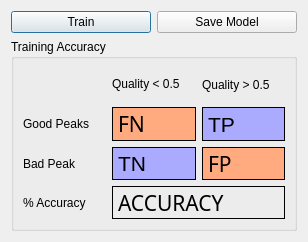
<?xml version="1.0" encoding="UTF-8"?>
<ui version="4.0">
 <class>TrainingDialog</class>
 <widget class="QDialog" name="TrainingDialog">
  <property name="geometry">
   <rect>
    <x>0</x>
    <y>0</y>
    <width>308</width>
    <height>242</height>
   </rect>
  </property>
  <property name="windowTitle">
   <string>Model Accuracy Dialog</string>
  </property>
  <layout class="QGridLayout" name="gridLayout">
   <item row="0" column="1">
    <widget class="QPushButton" name="trainButton">
     <property name="text">
      <string>Train</string>
     </property>
    </widget>
   </item>
   <item row="0" column="2">
    <widget class="QPushButton" name="saveButton">
     <property name="text">
      <string>Save Model</string>
     </property>
    </widget>
   </item>
   <item row="2" column="1" colspan="2">
    <widget class="QGroupBox" name="groupBox_2">
     <property name="title">
      <string>Training Accuracy</string>
     </property>
     <layout class="QGridLayout" name="gridLayout_3">
      <item row="2" column="2">
       <widget class="QLabel" name="TP">
        <property name="maximumSize">
         <size>
          <width>100</width>
          <height>16777215</height>
         </size>
        </property>
        <property name="font">
         <font>
          <pointsize>16</pointsize>
         </font>
        </property>
        <property name="toolTip">
         <string>True Positives</string>
        </property>
        <property name="statusTip">
         <string>TP</string>
        </property>
        <property name="layoutDirection">
         <enum>Qt::LeftToRight</enum>
        </property>
        <property name="styleSheet">
         <string notr="true">background-color: rgb(170, 170, 255)</string>
        </property>
        <property name="frameShape">
         <enum>QFrame::Box</enum>
        </property>
        <property name="text">
         <string>TP</string>
        </property>
       </widget>
      </item>
      <item row="2" column="0">
       <widget class="QLabel" name="label">
        <property name="text">
         <string>Good Peaks</string>
        </property>
       </widget>
      </item>
      <item row="3" column="0">
       <widget class="QLabel" name="label_2">
        <property name="text">
         <string>Bad Peak</string>
        </property>
       </widget>
      </item>
      <item row="2" column="1">
       <widget class="QLabel" name="FN">
        <property name="maximumSize">
         <size>
          <width>100</width>
          <height>16777215</height>
         </size>
        </property>
        <property name="font">
         <font>
          <family>AlArabiya</family>
          <pointsize>16</pointsize>
         </font>
        </property>
        <property name="toolTip">
         <string>False Negatives</string>
        </property>
        <property name="statusTip">
         <string>FN</string>
        </property>
        <property name="layoutDirection">
         <enum>Qt::RightToLeft</enum>
        </property>
        <property name="styleSheet">
         <string notr="true">background-color: rgb(255, 170, 127)</string>
        </property>
        <property name="frameShape">
         <enum>QFrame::Box</enum>
        </property>
        <property name="text">
         <string>FN</string>
        </property>
       </widget>
      </item>
      <item row="3" column="1">
       <widget class="QLabel" name="TN">
        <property name="maximumSize">
         <size>
          <width>100</width>
          <height>16777215</height>
         </size>
        </property>
        <property name="font">
         <font>
          <pointsize>16</pointsize>
         </font>
        </property>
        <property name="toolTip">
         <string>True Negatives</string>
        </property>
        <property name="statusTip">
         <string>TN</string>
        </property>
        <property name="layoutDirection">
         <enum>Qt::RightToLeft</enum>
        </property>
        <property name="autoFillBackground">
         <bool>false</bool>
        </property>
        <property name="styleSheet">
         <string notr="true">background-color: rgb(170, 170, 255)</string>
        </property>
        <property name="frameShape">
         <enum>QFrame::Box</enum>
        </property>
        <property name="text">
         <string>TN</string>
        </property>
       </widget>
      </item>
      <item row="3" column="2">
       <widget class="QLabel" name="FP">
        <property name="maximumSize">
         <size>
          <width>100</width>
          <height>16777215</height>
         </size>
        </property>
        <property name="font">
         <font>
          <family>AlArabiya</family>
          <pointsize>16</pointsize>
         </font>
        </property>
        <property name="toolTip">
         <string>False Positives</string>
        </property>
        <property name="statusTip">
         <string>FP</string>
        </property>
        <property name="styleSheet">
         <string notr="true">background-color: rgb(255, 170, 127)</string>
        </property>
        <property name="frameShape">
         <enum>QFrame::Box</enum>
        </property>
        <property name="text">
         <string>FP</string>
        </property>
       </widget>
      </item>
      <item row="1" column="1">
       <widget class="QLabel" name="label_3">
        <property name="text">
         <string>Quality &lt; 0.5</string>
        </property>
       </widget>
      </item>
      <item row="1" column="2">
       <widget class="QLabel" name="label_4">
        <property name="text">
         <string>Quality &gt; 0.5</string>
        </property>
       </widget>
      </item>
      <item row="7" column="1" colspan="2">
       <widget class="QLabel" name="accuracy">
        <property name="font">
         <font>
          <family>AlArabiya</family>
          <pointsize>16</pointsize>
         </font>
        </property>
        <property name="toolTip">
         <string>ACCURACY</string>
        </property>
        <property name="statusTip">
         <string>ACCURACY</string>
        </property>
        <property name="layoutDirection">
         <enum>Qt::RightToLeft</enum>
        </property>
        <property name="frameShape">
         <enum>QFrame::Box</enum>
        </property>
        <property name="text">
         <string>ACCURACY</string>
        </property>
       </widget>
      </item>
      <item row="7" column="0">
       <widget class="QLabel" name="label_5">
        <property name="text">
         <string>% Accuracy</string>
        </property>
       </widget>
      </item>
     </layout>
    </widget>
   </item>
  </layout>
 </widget>
 <resources/>
 <connections/>
</ui>
